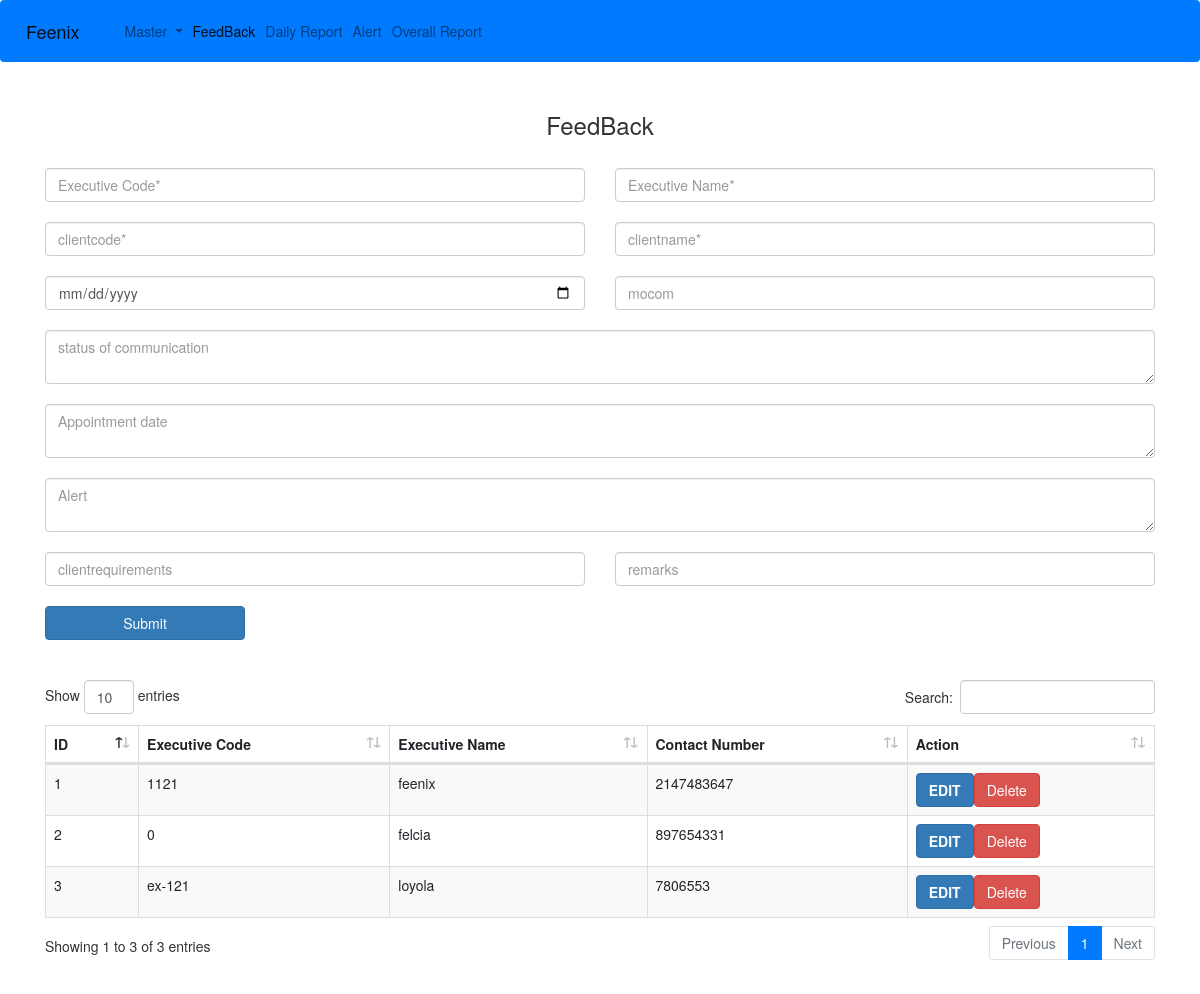
Page /feedback.php on the committed database.
### tables this page shows
CREATE TABLE IF NOT EXISTS `executive` (
  `id` int(11) NOT NULL AUTO_INCREMENT,
  `executive_code` varchar(20) NOT NULL,
  `executive_name` varchar(20) NOT NULL,
  `email_id` varchar(20) NOT NULL,
  `password` varchar(20) NOT NULL,
  `phone1` int(10) NOT NULL,
  `phone2` int(10) NOT NULL,
  `address1` varchar(50) NOT NULL,
  `address2` varchar(50) NOT NULL,
  `address3` varchar(50) NOT NULL,
  `state` varchar(20) NOT NULL,
  `country` varchar(20) NOT NULL,
  `pincode` int(10) NOT NULL,
  PRIMARY KEY (`id`)
);

### feedback.php (the view, shortened to what this page needs)
<!DOCTYPE html>
<html lang="en">
<head>
    <link rel="stylesheet" href="../assets/bootstrap/css/bootstrap.min.css" type="text/css">
    <link rel="stylesheet" href="../assets/DataTable/dataTables.bootstrap4.min.css">
    <link rel="stylesheet" href="../style.css">
	<link rel="stylesheet" href="https://maxcdn.bootstrapcdn.com/bootstrap/3.3.7/css/bootstrap.min.css"/>
<link rel="stylesheet" href="https://cdnjs.cloudflare.com/ajax/libs/jqueryui/1.12.1/jquery-ui.css"/>
</head>
<body>
     <nav class="navbar navbar-expand-lg sticky-top navbar-light bg-primary">
        <a class="navbar-brand" href="#">Feenix</a>
        <div class="collapse navbar-collapse" id="navbarNavDropdown">
          <ul class="navbar-nav ml-auto">
            <li class="nav-item dropdown">
                <a class="nav-link dropdown-toggle" href="#" id="navbarDropdownMenuLink" role="button" data-toggle="dropdown" aria-haspopup="true" aria-expanded="false">
                  Master
                </a>
              </li>
            <li class="nav-item active">
              <a class="nav-link" href="feedback.php">FeedBack <span class="sr-only">(current)</span></a>
            </li>
            <li class="nav-item">
              <a class="nav-link" href="dailyreport.php">Daily Report</a>
            </li>
            <li class="nav-item">
              <a class="nav-link" href="alert.php">Alert</a>
            </li>
            <li class="nav-item">
                <a class="nav-link" href="report.php">Overall Report</a>
              </li>
          </ul>
        </div>
      </nav>
    <div class = "container">
        <div class = "executive">
          <div class = "executive-form">
                        <form name="feedbackform" action="" method="post">
                <h3>FeedBack</h3>
                <div class="row">
                  <div class="col">
                      <input type="text" class="form-control" name="ec" placeholder="Executive Code*" required>
                  </div>
                  <div class="col">
                      <input type="text" class="form-control" name="execname" placeholder="Executive Name*" required>
                  </div>
                </div>
                <br />
                <div class="row">
                  <div class="col">
                      <input type="text" class="form-control" name="cc" placeholder="clientcode*" required>
                  </div>
                  <div class="col">
                      <input type="number" class="form-control" name="cname" placeholder="clientname*" required>
                  </div>
                </div>
                <br />
                <div class="row">
                  <div class="col">
                      <input type="date" class="form-control" name="comdate" placeholder="Phone-2">
                  </div>
                  <div class="col">
                      <input type="password" class="form-control" name="mocom" placeholder="mocom" required>
                  </div>
                </div>
                 <br />
                 <div class="row">
                   <div class="col">
                       <textarea type="text" row = "4" class="form-control" name="stscom" placeholder="status of communication" required></textarea>
                   </div>
                 </div>
                 <br />
                 <div class="row">
                   <div class="col">
                    <textarea type="date"  class="form-control" name="aptdt" placeholder="Appointment date" required></textarea>
                  </div>
                 </div>
                 <br />
                 <div class="row">
                   <div class="col">
                    <textarea type="date" class="form-control" name="alert" placeholder="Alert" required></textarea>
                  </div>
                 </div>
                <br />
                <div class="row">
                  <div class="col">
                      <input type="text" class="form-control" name="clntreq" placeholder="clientrequirements" required>
                  </div>
                  <div class="col">
                      <input type="text" class="form-control" name="remarks" placeholder="remarks" required>
                  </div>
                </div>
                   <br />
                    <button type="submit" class="btn btn-primary submit">Submit</button>
            </form>
          </div>
		  <br />
          <br />
         <table id="example" class="table table-striped table-bordered" style="width:100%">
          <thead>
              <tr>
                  <th>ID</th>
                  <th>Executive Code</th>
                  <th>Executive Name</th>
                  <th>Contact Number</th>
                  <th>Action</th>
              </tr>
          </thead>
          <tbody>
              <?php
                            $conn = mysqli_connect("localhost","root","","fenix");
                            $sql = "SELECT * from executive";
                            $result =  $conn ->query($sql);
                             if( $result->num_rows > 0 ){
                                while ($row = $result ->fetch_assoc()) {
                                   echo "<tr><td>".$row["id"]."</td>"."<td>".$row["executive_code"]."</td>"."<td>".$row["executive_name"]."</td>"."<td>".$row["phone1"]."</td>"."</td>";
                                                echo '<td><button type="button" class="btn btn-outline btn-primary data-toggle="modal" data-target="#myedit" ><b><font color="#fff">EDIT</a></b></button>';
                               echo '<button type="butoon" class="btn btn-outline btn-danger ><b><font color="#fff">Delete</a></font></b></button></td>';
                                   echo '</tr>';
                                }
                                 echo "</table>";
                             }
                             else{
                                echo "0 result";
                             }
                            ?>
              <br />
              <br />
        </div>
    </div>
	</body>
</html>

### style.css (style rules this page uses)
h3, h2 { padding: 20px; padding-top: 10px; text-align: center; font-size: 22px; }
.submit { width: 200px; margin-bottom: 20px; }

### rows in the picture
executive: id "1", executive_code "1121", executive_name "feenix", phone1 "2147483647"
executive: id "2", executive_code "0", executive_name "felcia", phone1 "897654331"
executive: id "3", executive_code "ex-121", executive_name "loyola", phone1 "7806553"
